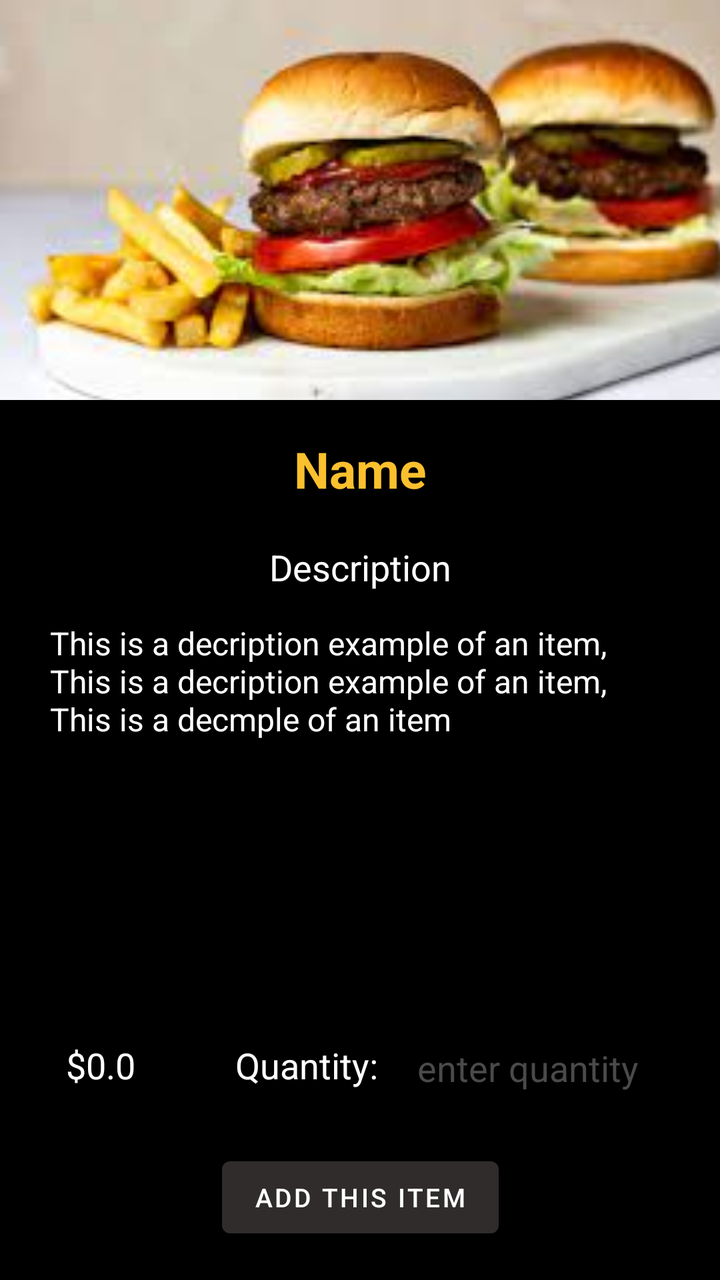
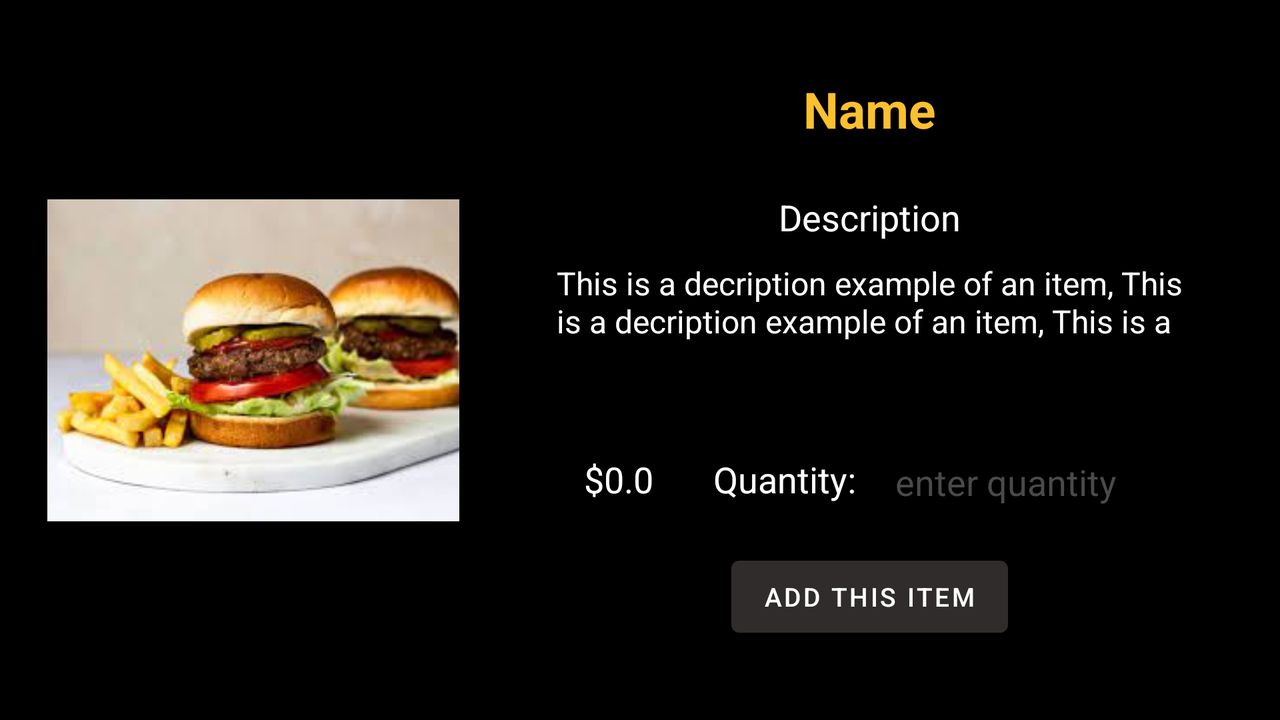

Compare how this app lays out the same screen by default and in its alternative resource folder. The renders come first, then the two layout files and the values they reference.
<!-- AndroidManifest.xml: application theme Theme.RestaurantApp -->
<!-- res/layout/activity_product_details.xml -->
<?xml version="1.0" encoding="utf-8"?>
<androidx.constraintlayout.widget.ConstraintLayout xmlns:android="http://schemas.android.com/apk/res/android"
    xmlns:app="http://schemas.android.com/apk/res-auto"
    xmlns:tools="http://schemas.android.com/tools"
    android:layout_width="match_parent"
    android:layout_height="match_parent"
    android:background="@color/black"
    tools:context=".ProductDetails">

    <ImageView
        android:id="@+id/iv_img"
        android:layout_width="411dp"
        android:layout_height="200dp"
        android:scaleType="centerCrop"
        app:layout_constraintEnd_toEndOf="parent"
        app:layout_constraintStart_toStartOf="parent"
        app:layout_constraintTop_toTopOf="parent"
        app:srcCompat="@drawable/hamburgers" />

    <TextView
        android:id="@+id/tv_name"
        android:layout_width="wrap_content"
        android:layout_height="wrap_content"
        android:text="Name"
        android:textColor="#FBC02D"
        android:textSize="25sp"
        android:textStyle="bold"
        app:layout_constraintBottom_toTopOf="@+id/tv_description"
        app:layout_constraintEnd_toEndOf="parent"
        app:layout_constraintStart_toStartOf="parent"
        app:layout_constraintTop_toBottomOf="@+id/iv_img"
        app:layout_constraintVertical_chainStyle="packed" />

    <TextView
        android:id="@+id/tv_description"
        android:layout_width="wrap_content"
        android:layout_height="wrap_content"
        android:layout_marginTop="20dp"
        android:text="Description"
        android:textColor="@color/white"
        android:textSize="18sp"
        app:layout_constraintBottom_toTopOf="@+id/tv_description_text"
        app:layout_constraintEnd_toEndOf="parent"
        app:layout_constraintStart_toStartOf="parent"
        app:layout_constraintTop_toBottomOf="@+id/tv_name" />

    <TextView
        android:id="@+id/tv_description_text"
        android:layout_width="wrap_content"
        android:layout_height="wrap_content"
        android:layout_marginTop="15dp"
        android:gravity="start"
        android:paddingStart="25dp"
        android:paddingEnd="25dp"
        android:text="This is a decription example of an item, This is a decription example of an item, This is a decmple of an item"
        android:textColor="@color/white"
        android:textSize="16sp"
        app:layout_constraintBottom_toTopOf="@+id/tv_quantity_lebel"
        app:layout_constraintEnd_toEndOf="parent"
        app:layout_constraintHorizontal_bias="1.0"
        app:layout_constraintStart_toStartOf="parent"
        app:layout_constraintTop_toBottomOf="@+id/tv_description" />

    <TextView
        android:id="@+id/tv_quantity_lebel"
        android:layout_width="wrap_content"
        android:layout_height="wrap_content"
        android:layout_marginTop="150dp"
        android:layout_marginBottom="30dp"
        android:text="Quantity:"
        android:textColor="@color/white"
        android:textSize="18sp"
        app:layout_constraintBottom_toTopOf="@+id/btn_add_to_cart"
        app:layout_constraintEnd_toStartOf="@+id/et_quantity"
        app:layout_constraintHorizontal_bias="0.5"
        app:layout_constraintStart_toEndOf="@+id/tv_price"
        app:layout_constraintTop_toBottomOf="@+id/tv_description_text" />

    <EditText
        android:id="@+id/et_quantity"
        android:layout_width="150dp"
        android:layout_height="57dp"
        android:ems="10"
        android:gravity="center"
        android:hint="enter quantity"
        android:inputType="number"
        android:textColor="@color/teal_700"
        android:textColorHint="#4A4A4A"
        android:textColorLink="@color/white"
        android:textSize="18sp"
        app:layout_constraintBottom_toBottomOf="@+id/tv_quantity_lebel"
        app:layout_constraintEnd_toEndOf="parent"
        app:layout_constraintHorizontal_bias="0.5"
        app:layout_constraintStart_toEndOf="@+id/tv_quantity_lebel"
        app:layout_constraintTop_toTopOf="@+id/tv_quantity_lebel" />

    <Button
        android:id="@+id/btn_add_to_cart"
        android:layout_width="wrap_content"
        android:layout_height="wrap_content"
        android:text="ADD THIS ITEM"
        android:textSize="13sp"
        app:layout_constraintBottom_toBottomOf="parent"
        app:layout_constraintEnd_toEndOf="parent"
        app:layout_constraintStart_toStartOf="parent"
        app:layout_constraintTop_toBottomOf="@+id/tv_quantity_lebel" />

    <TextView
        android:id="@+id/tv_price"
        android:layout_width="wrap_content"
        android:layout_height="wrap_content"
        android:layout_marginEnd="50dp"
        android:text="$0.0"
        android:textColor="@color/white"
        android:textSize="18sp"
        app:layout_constraintBottom_toBottomOf="@+id/tv_quantity_lebel"
        app:layout_constraintEnd_toStartOf="@+id/tv_quantity_lebel"
        app:layout_constraintHorizontal_bias="0.61"
        app:layout_constraintHorizontal_chainStyle="packed"
        app:layout_constraintStart_toStartOf="parent"
        app:layout_constraintTop_toTopOf="@+id/tv_quantity_lebel"
        app:layout_constraintVertical_bias="0.0" />
</androidx.constraintlayout.widget.ConstraintLayout>
<!-- resources referenced by this layout -->
<resources>
  <color name="black">#FF000000</color>
  <color name="teal_700">#FF018786</color>
  <color name="white">#FFFFFFFF</color>
  <!-- drawable hamburgers: jpg bitmap (drawable, 7128 bytes) -->
  <style name="Theme.RestaurantApp" parent="Theme.MaterialComponents.DayNight.DarkActionBar">
          
          <item name="colorPrimary">#302C2C</item>
          <item name="colorPrimaryVariant">@color/black</item>
          <item name="colorOnPrimary">@color/white</item>
          
          <item name="colorSecondary">@color/teal_200</item>
          <item name="colorSecondaryVariant">@color/teal_700</item>
          <item name="colorOnSecondary">@color/black</item>
          
          <item name="android:statusBarColor" tools:targetApi="l">?attr/colorPrimaryVariant</item>
          
      </style>
  <color name="teal_200">#FF03DAC5</color>
</resources>
<!-- res/layout-land/activity_product_details.xml (the repository's variant of the layout above) -->
<!-- drawn on the phone turned sideways -->
<?xml version="1.0" encoding="utf-8"?>
<androidx.constraintlayout.widget.ConstraintLayout xmlns:android="http://schemas.android.com/apk/res/android"
    xmlns:app="http://schemas.android.com/apk/res-auto"
    xmlns:tools="http://schemas.android.com/tools"
    android:layout_width="match_parent"
    android:layout_height="match_parent"
    android:background="@color/black"
    tools:context=".ProductDetails">

    <ImageView
        android:id="@+id/iv_img"
        android:layout_width="206dp"
        android:layout_height="161dp"
        android:scaleType="centerCrop"
        app:layout_constraintBottom_toBottomOf="parent"
        app:layout_constraintEnd_toStartOf="@+id/linearLayout2"
        app:layout_constraintHorizontal_bias="0.5"
        app:layout_constraintStart_toStartOf="parent"
        app:layout_constraintTop_toTopOf="parent"
        app:srcCompat="@drawable/hamburgers" />

    <LinearLayout
        android:id="@+id/linearLayout2"
        android:layout_width="wrap_content"
        android:layout_height="wrap_content"
        android:layout_marginTop="30dp"
        android:orientation="vertical"
        app:layout_constraintBottom_toTopOf="@+id/tv_quantity_lebel"
        app:layout_constraintEnd_toEndOf="parent"
        app:layout_constraintHorizontal_bias="0.5"
        app:layout_constraintStart_toEndOf="@+id/iv_img"
        app:layout_constraintTop_toTopOf="parent">

        <TextView
            android:id="@+id/tv_name"
            android:layout_width="wrap_content"
            android:layout_height="wrap_content"
            android:layout_gravity="center_horizontal"
            android:text="Name"
            android:textColor="#FBC02D"
            android:textSize="25sp"
            android:textStyle="bold"
            tools:layout_editor_absoluteX="466dp"
            tools:layout_editor_absoluteY="52dp" />

        <TextView
            android:id="@+id/tv_description"
            android:layout_width="wrap_content"
            android:layout_height="wrap_content"
            android:layout_gravity="center_horizontal"
            android:layout_marginTop="25dp"
            android:text="Description"
            android:textColor="@color/white"
            android:textSize="18sp"
            tools:layout_editor_absoluteX="461dp"
            tools:layout_editor_absoluteY="115dp" />

        <TextView
            android:id="@+id/tv_description_text"
            android:layout_width="363dp"
            android:layout_height="39dp"
            android:layout_gravity="center_horizontal"
            android:layout_marginTop="10dp"
            android:gravity="start"
            android:paddingStart="25dp"
            android:paddingEnd="25dp"
            android:text="This is a decription example of an item, This is a decription example of an item, This is a decmple of an item"
            android:textColor="@color/white"
            android:textSize="16sp"
            tools:layout_editor_absoluteX="330dp"
            tools:layout_editor_absoluteY="156dp" />
    </LinearLayout>

    <Button
        android:id="@+id/btn_add_to_cart"
        android:layout_width="wrap_content"
        android:layout_height="wrap_content"
        android:layout_gravity="center_horizontal"
        android:layout_marginTop="15dp"
        android:layout_marginBottom="30dp"
        android:text="ADD THIS ITEM"
        android:textSize="13sp"
        app:layout_constraintBottom_toBottomOf="parent"
        app:layout_constraintEnd_toEndOf="@+id/et_quantity"
        app:layout_constraintHorizontal_bias="0.5"
        app:layout_constraintStart_toStartOf="@+id/tv_price"
        app:layout_constraintTop_toBottomOf="@+id/tv_quantity_lebel" />

    <EditText
        android:id="@+id/et_quantity"
        android:layout_width="150dp"
        android:layout_height="57dp"
        android:layout_marginEnd="40dp"
        android:ems="10"
        android:gravity="center"
        android:hint="enter quantity"
        android:inputType="number"
        android:textColor="@color/teal_700"
        android:textColorHint="#4A4A4A"
        android:textColorLink="@color/white"
        android:textSize="18sp"
        app:layout_constraintBottom_toBottomOf="@+id/tv_quantity_lebel"
        app:layout_constraintEnd_toEndOf="@+id/linearLayout2"
        app:layout_constraintHorizontal_bias="0.5"
        app:layout_constraintStart_toEndOf="@+id/tv_quantity_lebel"
        app:layout_constraintTop_toTopOf="@+id/tv_quantity_lebel" />

    <TextView
        android:id="@+id/tv_quantity_lebel"
        android:layout_width="wrap_content"
        android:layout_height="wrap_content"
        android:layout_marginStart="30dp"
        android:layout_marginTop="50dp"
        android:text="Quantity:"
        android:textColor="@color/white"
        android:textSize="18sp"
        app:layout_constraintBottom_toTopOf="@+id/btn_add_to_cart"
        app:layout_constraintEnd_toStartOf="@+id/et_quantity"
        app:layout_constraintHorizontal_bias="0.5"
        app:layout_constraintStart_toEndOf="@+id/tv_price"
        app:layout_constraintTop_toBottomOf="@+id/linearLayout2" />

    <TextView
        android:id="@+id/tv_price"
        android:layout_width="wrap_content"
        android:layout_height="wrap_content"
        android:layout_marginStart="40dp"
        android:text="$0.0"
        android:textColor="@color/white"
        android:textSize="18sp"
        app:layout_constraintBottom_toBottomOf="@+id/tv_quantity_lebel"
        app:layout_constraintEnd_toStartOf="@+id/tv_quantity_lebel"
        app:layout_constraintHorizontal_bias="0.5"
        app:layout_constraintHorizontal_chainStyle="spread_inside"
        app:layout_constraintStart_toEndOf="@+id/iv_img"
        app:layout_constraintStart_toStartOf="@+id/linearLayout2"
        app:layout_constraintTop_toTopOf="@+id/tv_quantity_lebel" />
</androidx.constraintlayout.widget.ConstraintLayout>
